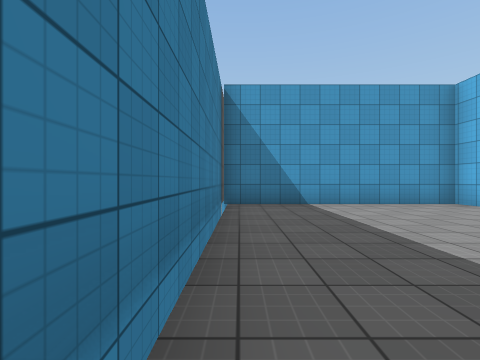
View 1 (above)

20 first-person views from a walk through a Unity game level. The camera is 1.2 m above the floor, looks level and sees 85° across. Doors are open. The floor is counted in squares, 2 m on a side. Each view is taken from the middle of a square. On the plan, view 1 faces up. The plan holds only what a view shows up to about 9 squares ahead; the rest is blank. The place goes on beyond the plan. Some animated figures are not drawn. Surface patterns are stand-ins for the level's own textures.

View 2
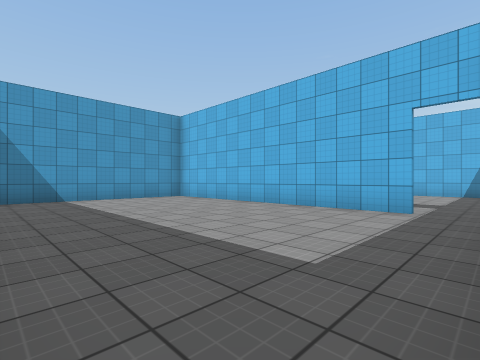

View 3
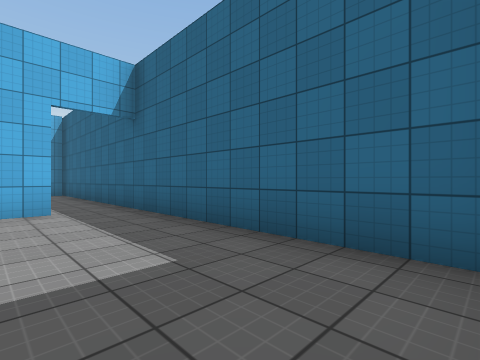

View 4
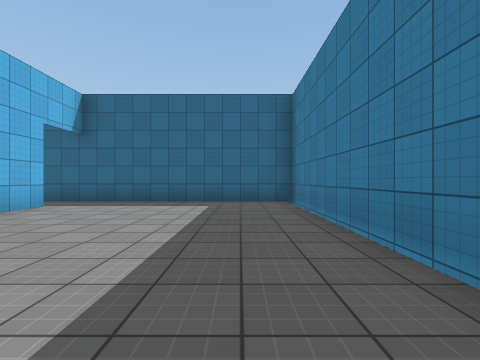

View 5
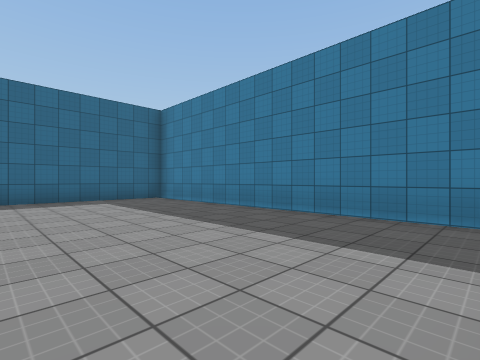

View 6
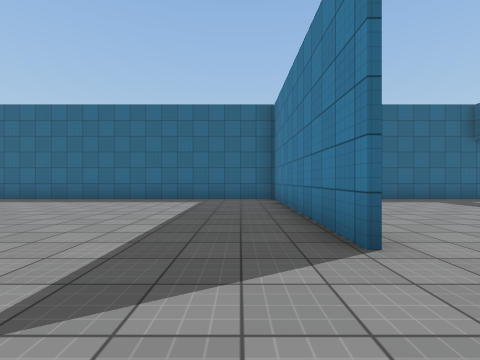

View 7
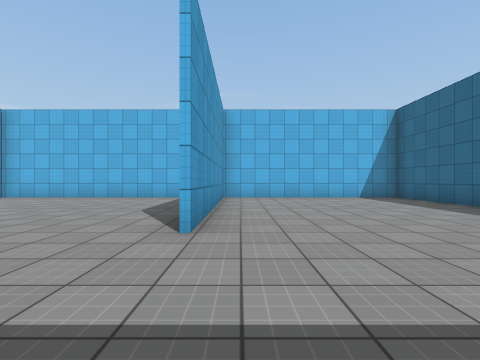

View 8
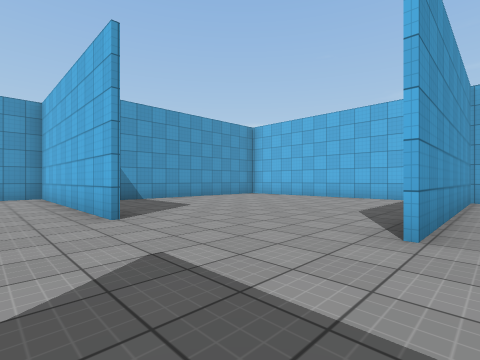

View 9
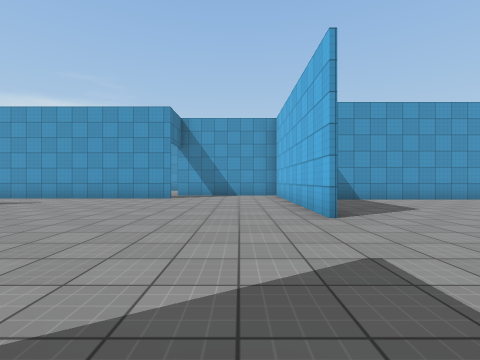

View 10
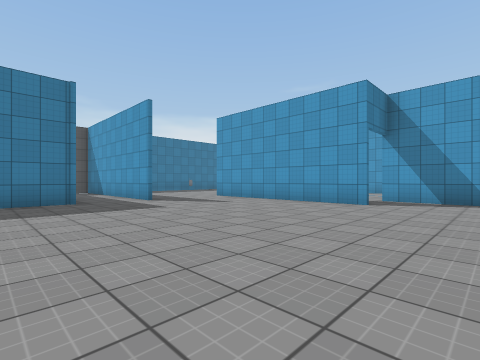

View 11
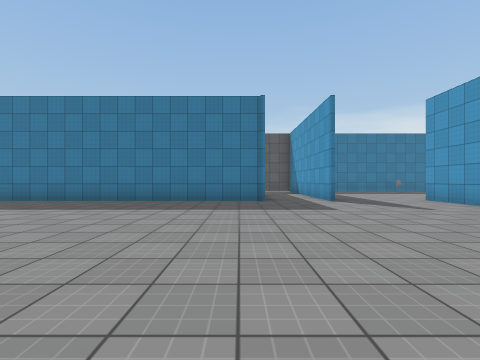

View 12
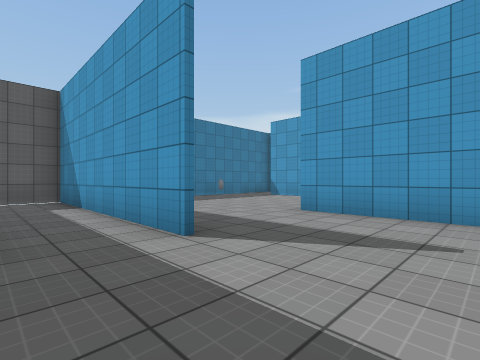

View 13
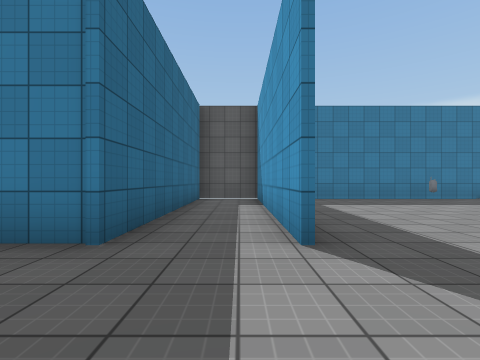

View 14
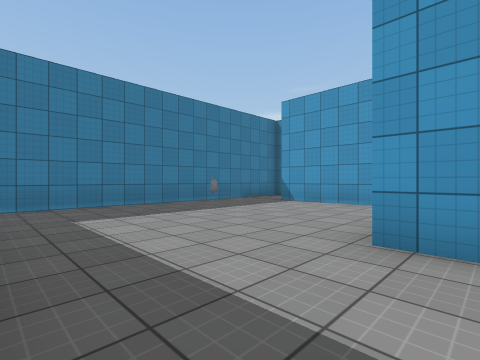

View 15
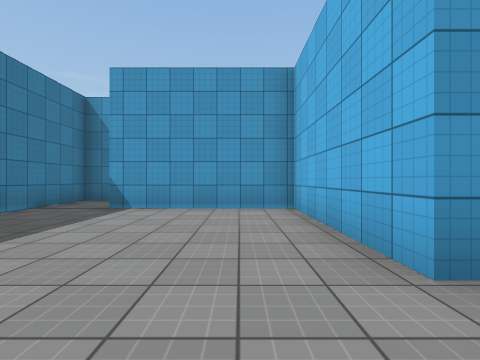

View 16
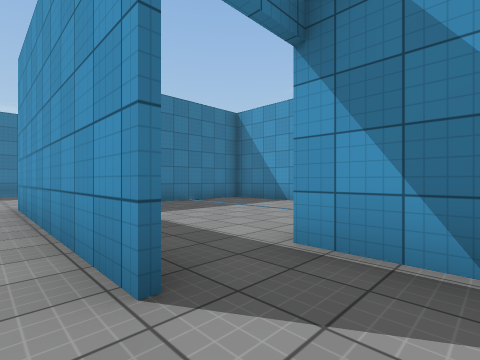

View 17
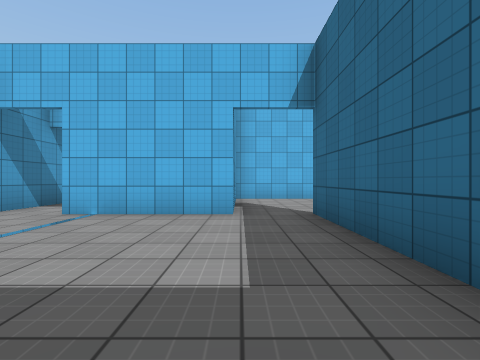

View 18
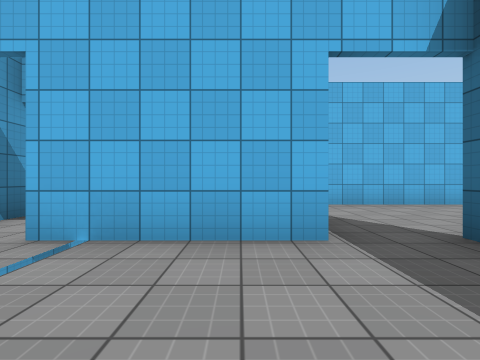

View 19
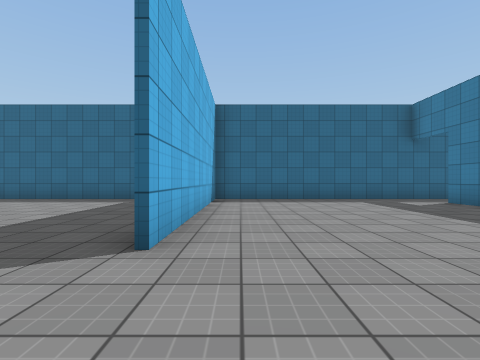

View 20
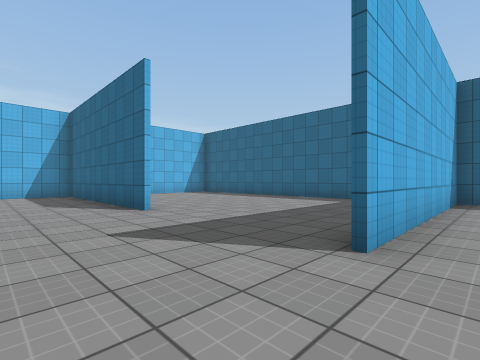

### Floor plan
Key: @ floor where view 1 was taken; # wall or solid block; . floor; D open door; v drop or lower ground; O other object.
Columns run from 1 left of view 1 to 22 right of it. Each row starts with its distance up from view 1.
 17  vv   #... .DD
 16  vv####.....D
 15 #.....#.....#
 14 #O....#.....##
 13 #.....#.....D####
 12 #.....######D...#
 11 #...............DD######
 10 #...............#......#
  9 v######.........#......#
  8 DD..............#......#
  7 DD######...............#
  6 #......#...............#
  5 #......#...............#
  4 #......#.........#######
  3 #......#.....#.........#
  2 #......#.....#.........#
  1 #......#.....#.........#
  0 #@.....#.....#.........#
 -1 #.....D......#.........#
 -2 #.....D......#.........#
 -3 ########################

Where each view was taken, in squares from view 1:
view 1: 0 up, 0 right, facing up
view 2: 2 down, 0 right, facing up-right
view 3: 0 up, 0 right, facing down-right
view 4: 5 up, 1 right, facing down
view 5: 6 up, 4 right, facing down-left
view 6: 6 up, 13 right, facing down
view 7: 3 up, 13 right, facing right
view 8: 3 up, 13 right, facing up-right
view 9: 3 up, 13 right, facing up
view 10: 5 up, 13 right, facing up-left
view 11: 6 up, 13 right, facing left
view 12: 7 up, 8 right, facing up-left
view 13: 8 up, 8 right, facing left
view 14: 9 up, 6 right, facing up-left
view 15: 10 up, 4 right, facing up
view 16: 11 up, 12 right, facing up-left
view 17: 13 up, 6 right, facing right
view 18: 14 up, 8 right, facing right
view 19: 6 up, 11 right, facing down
view 20: 6 up, 11 right, facing down-right
